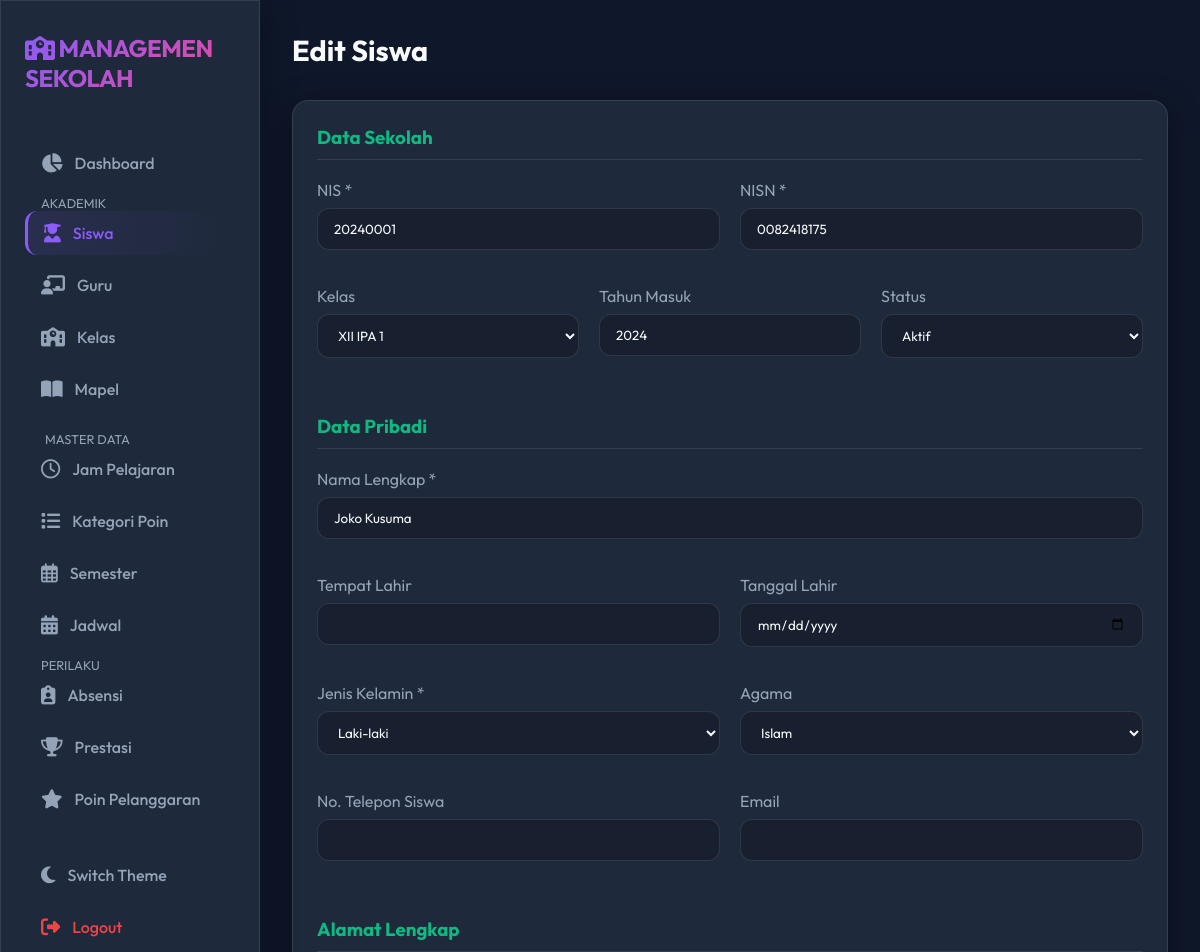
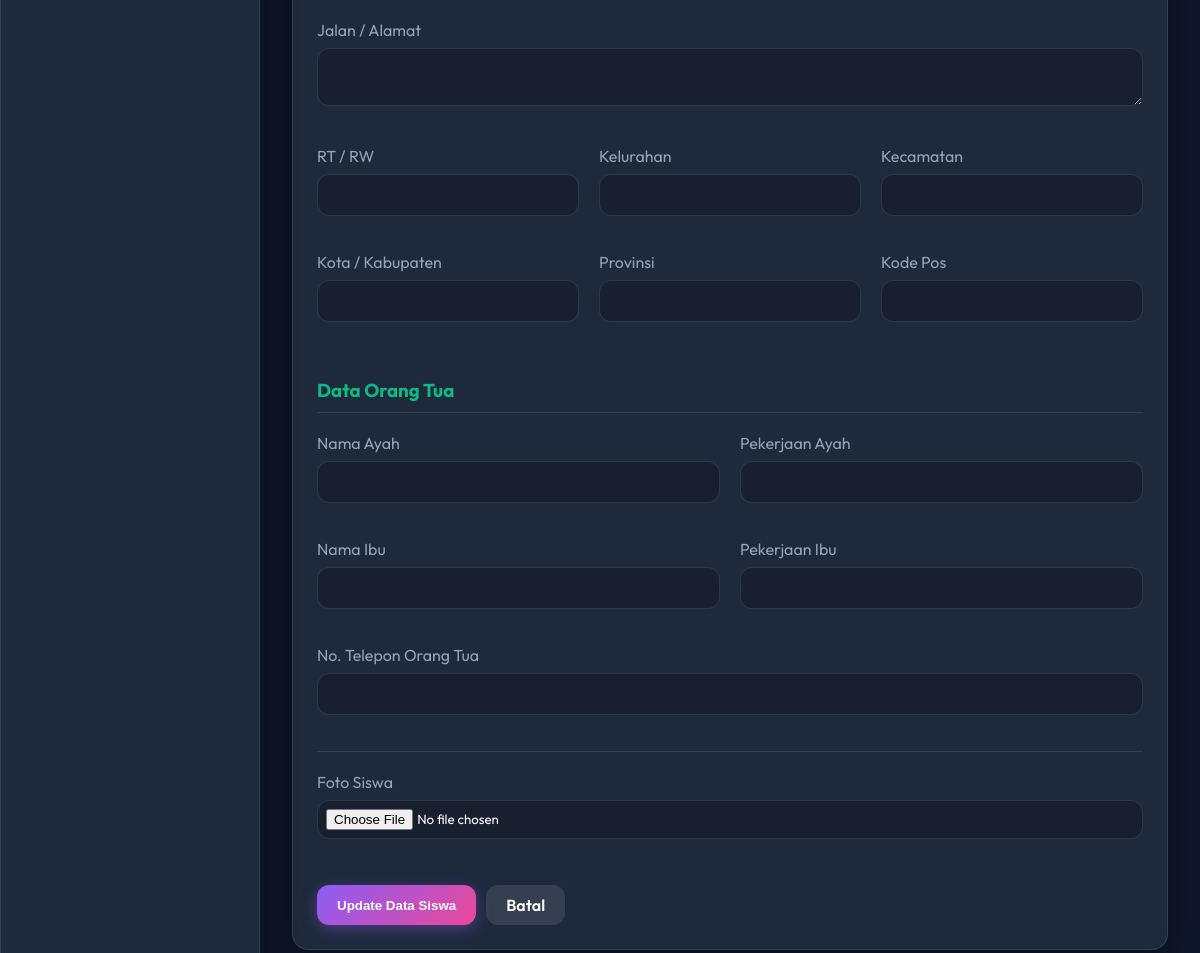
Screenshot of /students/edit.php?id=1 with the database file from the repository (2 pictures, top to bottom).
### tables this page shows
CREATE TABLE `students` (
  `id` int(11) NOT NULL AUTO_INCREMENT,
  `nis` varchar(20) NOT NULL,
  `nisn` varchar(20) NOT NULL,
  `nama_lengkap` varchar(100) NOT NULL,
  `jenis_kelamin` enum('L','P') DEFAULT 'L',
  `tempat_lahir` varchar(50) DEFAULT NULL,
  `tanggal_lahir` date DEFAULT NULL,
  `agama` varchar(20) DEFAULT NULL,
  `no_telepon` varchar(20) DEFAULT NULL,
  `email` varchar(100) DEFAULT NULL,
  `alamat` text,
  `rt_rw` varchar(10) DEFAULT NULL,
  `kelurahan` varchar(50) DEFAULT NULL,
  `kecamatan` varchar(50) DEFAULT NULL,
  `kota` varchar(50) DEFAULT NULL,
  `provinsi` varchar(50) DEFAULT NULL,
  `kode_pos` varchar(10) DEFAULT NULL,
  `nama_ayah` varchar(100) DEFAULT NULL,
  `pekerjaan_ayah` varchar(50) DEFAULT NULL,
  `nama_ibu` varchar(100) DEFAULT NULL,
  `pekerjaan_ibu` varchar(50) DEFAULT NULL,
  `kelas_id` int(11) DEFAULT NULL,
  `foto` varchar(255) DEFAULT NULL,
  `status` enum('aktif','alumni','pindah','keluar','dropout') DEFAULT 'aktif',
  `tahun_masuk` year(4) DEFAULT NULL,
  `tahun_keluar` year(4) DEFAULT NULL,
  `total_poin_prestasi` int(11) DEFAULT '0',
  `total_poin_pelanggaran` int(11) DEFAULT '0',
  `no_telepon_ortu` varchar(15) DEFAULT NULL,
  `address` text,
  `created_at` timestamp NOT NULL DEFAULT CURRENT_TIMESTAMP,
  `updated_at` timestamp NOT NULL DEFAULT CURRENT_TIMESTAMP ON UPDATE CURRENT_TIMESTAMP,
  PRIMARY KEY (`id`),
  UNIQUE KEY `nis` (`nis`),
  UNIQUE KEY `nisn` (`nisn`),
  KEY `class_id` (`kelas_id`),
  KEY `idx_siswa_kelas` (`kelas_id`),
  KEY `idx_siswa_status` (`status`),
  CONSTRAINT `fk_students_kelas_id` FOREIGN KEY (`kelas_id`) REFERENCES `classes` (`id`) ON DELETE SET NULL ON UPDATE CASCADE
);

CREATE TABLE `classes` (
  `id` int(11) NOT NULL AUTO_INCREMENT,
  `kode_kelas` varchar(10) NOT NULL,
  `nama_kelas` varchar(50) NOT NULL,
  `tingkat` enum('X','XI','XII') DEFAULT NULL,
  `jurusan` varchar(50) DEFAULT NULL,
  `wali_kelas_id` int(11) DEFAULT NULL,
  `kapasitas` int(11) NOT NULL DEFAULT '30',
  `ruangan` varchar(20) DEFAULT NULL,
  `tahun_ajaran` varchar(9) DEFAULT NULL,
  `semester` enum('ganjil','genap') DEFAULT 'ganjil',
  `status` enum('aktif','nonaktif') DEFAULT 'aktif',
  PRIMARY KEY (`id`),
  UNIQUE KEY `kode_kelas` (`kode_kelas`),
  KEY `homeroom_teacher_id` (`wali_kelas_id`),
  CONSTRAINT `fk_classes_wali_kelas_id` FOREIGN KEY (`wali_kelas_id`) REFERENCES `users` (`id`) ON DELETE SET NULL ON UPDATE CASCADE
);

### students/edit.php (the view, shortened to what this page needs)
<?php
include '../config/database.php';
include '../includes/header.php';
include '../includes/sidebar.php';
$id = $_GET['id'];
$student = $conn->query("SELECT * FROM students WHERE id = $id")->fetch_assoc();
$classes = $conn->query("SELECT * FROM classes ORDER BY nama_kelas ASC");
?>
<div class="main-content">
    <div class="top-bar">
        <h1 class="page-title">Edit Siswa</h1>
    </div>
    <div class="card glass">
        <form action="process_edit.php" method="POST" enctype="multipart/form-data">
            <h3
                style="margin-bottom: 20px; border-bottom: 1px solid var(--glass-border); padding-bottom: 10px; color: var(--accent);">
                Data Sekolah</h3>
            <div style="display: grid; grid-template-columns: 1fr 1fr; gap: 20px;">
                <div style="margin-bottom: 20px;">
                    <label style="color: var(--text-muted); display: block; margin-bottom: 8px;">NIS *</label>
                    <input type="text" name="nis" value="<?= $student['nis'] ?>" required>
                </div>
                <div style="margin-bottom: 20px;">
                    <label style="color: var(--text-muted); display: block; margin-bottom: 8px;">NISN *</label>
                    <input type="text" name="nisn" value="<?= $student['nisn'] ?>" required>
                </div>
            </div>
            <div style="display: grid; grid-template-columns: 1fr 1fr 1fr; gap: 20px;">
                <div style="margin-bottom: 20px;">
                    <label style="color: var(--text-muted); display: block; margin-bottom: 8px;">Kelas</label>
                    <select name="kelas_id">
                        <?php while ($c = $classes->fetch_assoc()): ?>
                            <option value="<?= $c['id'] ?>" <?= $student['kelas_id'] == $c['id'] ? 'selected' : '' ?>>
                                <?= $c['nama_kelas'] ?>
                            </option>
                        <?php endwhile; ?>
                    </select>
                </div>
                <div style="margin-bottom: 20px;">
                    <label style="color: var(--text-muted); display: block; margin-bottom: 8px;">Tahun Masuk</label>
                    <input type="number" name="tahun_masuk" value="<?= $student['tahun_masuk'] ?>">
                </div>
                <div style="margin-bottom: 20px;">
                    <label style="color: var(--text-muted); display: block; margin-bottom: 8px;">Status</label>
                    <select name="status">
                        <option value="aktif" <?= $student['status'] == 'aktif' ? 'selected' : '' ?>>Aktif</option>
                    </select>
                </div>
            </div>
            <h3
                style="margin-top: 20px; margin-bottom: 20px; border-bottom: 1px solid var(--glass-border); padding-bottom: 10px; color: var(--accent);">
                Data Pribadi</h3>
            <div style="margin-bottom: 20px;">
                <label style="color: var(--text-muted); display: block; margin-bottom: 8px;">Nama Lengkap *</label>
                <input type="text" name="nama_lengkap" value="<?= $student['nama_lengkap'] ?>" required>
            </div>
            <div style="display: grid; grid-template-columns: 1fr 1fr; gap: 20px;">
                <div style="margin-bottom: 20px;">
                    <label style="color: var(--text-muted); display: block; margin-bottom: 8px;">Tempat Lahir</label>
                    <input type="text" name="tempat_lahir" value="<?= $student['tempat_lahir'] ?>">
                </div>
                <div style="margin-bottom: 20px;">
                    <label style="color: var(--text-muted); display: block; margin-bottom: 8px;">Tanggal Lahir</label>
                    <input type="date" name="tanggal_lahir" value="<?= $student['tanggal_lahir'] ?>">
                </div>
            </div>
            <div style="display: grid; grid-template-columns: 1fr 1fr; gap: 20px;">
                <div style="margin-bottom: 20px;">
                    <label style="color: var(--text-muted); display: block; margin-bottom: 8px;">Jenis Kelamin *</label>
                    <select name="jenis_kelamin" required>
                        <option value="L" <?= $student['jenis_kelamin'] == 'L' ? 'selected' : '' ?>>Laki-laki</option>
                    </select>
                </div>
                <div style="margin-bottom: 20px;">
                    <label style="color: var(--text-muted); display: block; margin-bottom: 8px;">Agama</label>
                    <select name="agama">
                        <?php
                        $agamas = ['Islam', 'Kristen', 'Katolik', 'Hindu', 'Buddha', 'Konghucu'];
                        foreach ($agamas as $ag):
                            ?>
                            <option value="<?= $ag ?>" <?= $student['agama'] == $ag ? 'selected' : '' ?>><?= $ag ?></option>
                        <?php endforeach; ?>
                    </select>
                </div>
            </div>
            <div style="display: grid; grid-template-columns: 1fr 1fr; gap: 20px;">
                <div style="margin-bottom: 20px;">
                    <label style="color: var(--text-muted); display: block; margin-bottom: 8px;">No. Telepon
                        Siswa</label>
                    <input type="text" name="no_telepon" value="<?= $student['no_telepon'] ?>">
                </div>
                <div style="margin-bottom: 20px;">
                    <label style="color: var(--text-muted); display: block; margin-bottom: 8px;">Email</label>
                    <input type="email" name="email" value="<?= $student['email'] ?>">
                </div>
            </div>
            <h3
                style="margin-top: 20px; margin-bottom: 20px; border-bottom: 1px solid var(--glass-border); padding-bottom: 10px; color: var(--accent);">
                Alamat Lengkap</h3>
            <div style="margin-bottom: 20px;">
                <label style="color: var(--text-muted); display: block; margin-bottom: 8px;">Jalan / Alamat</label>
                <textarea name="alamat" rows="2"><?= $student['alamat'] ?></textarea>
            </div>
            <div style="display: grid; grid-template-columns: 1fr 1fr 1fr; gap: 20px;">
                <div style="margin-bottom: 20px;">
                    <label style="color: var(--text-muted); display: block; margin-bottom: 8px;">RT / RW</label>
                    <input type="text" name="rt_rw" value="<?= $student['rt_rw'] ?>">
                </div>
                <div style="margin-bottom: 20px;">
                    <label style="color: var(--text-muted); display: block; margin-bottom: 8px;">Kelurahan</label>
                    <input type="text" name="kelurahan" value="<?= $student['kelurahan'] ?>">
                </div>
                <div style="margin-bottom: 20px;">
                    <label style="color: var(--text-muted); display: block; margin-bottom: 8px;">Kecamatan</label>
                    <input type="text" name="kecamatan" value="<?= $student['kecamatan'] ?>">
                </div>
            </div>
            <div style="display: grid; grid-template-columns: 1fr 1fr 1fr; gap: 20px;">
                <div style="margin-bottom: 20px;">
                    <label style="color: var(--text-muted); display: block; margin-bottom: 8px;">Kota /
                        Kabupaten</label>
                    <input type="text" name="kota" value="<?= $student['kota'] ?>">
                </div>
                <div style="margin-bottom: 20px;">
                    <label style="color: var(--text-muted); display: block; margin-bottom: 8px;">Provinsi</label>
                    <input type="text" name="provinsi" value="<?= $student['provinsi'] ?>">
                </div>
                <div style="margin-bottom: 20px;">
                    <label style="color: var(--text-muted); display: block; margin-bottom: 8px;">Kode Pos</label>
                    <input type="text" name="kode_pos" value="<?= $student['kode_pos'] ?>">
                </div>
            </div>
            <h3
                style="margin-top: 20px; margin-bottom: 20px; border-bottom: 1px solid var(--glass-border); padding-bottom: 10px; color: var(--accent);">
                Data Orang Tua</h3>
            <div style="display: grid; grid-template-columns: 1fr 1fr; gap: 20px;">
                <div style="margin-bottom: 20px;">
                    <label style="color: var(--text-muted); display: block; margin-bottom: 8px;">Nama Ayah</label>
                    <input type="text" name="nama_ayah" value="<?= $student['nama_ayah'] ?>">
                </div>
                <div style="margin-bottom: 20px;">
                    <label style="color: var(--text-muted); display: block; margin-bottom: 8px;">Pekerjaan Ayah</label>
                    <input type="text" name="pekerjaan_ayah" value="<?= $student['pekerjaan_ayah'] ?>">
                </div>
            </div>
            <div style="display: grid; grid-template-columns: 1fr 1fr; gap: 20px;">
                <div style="margin-bottom: 20px;">
                    <label style="color: var(--text-muted); display: block; margin-bottom: 8px;">Nama Ibu</label>
                    <input type="text" name="nama_ibu" value="<?= $student['nama_ibu'] ?>">
                </div>
                <div style="margin-bottom: 20px;">
                    <label style="color: var(--text-muted); display: block; margin-bottom: 8px;">Pekerjaan Ibu</label>
                    <input type="text" name="pekerjaan_ibu" value="<?= $student['pekerjaan_ibu'] ?>">
                </div>
            </div>
            <div style="margin-bottom: 20px;">
                <label style="color: var(--text-muted); display: block; margin-bottom: 8px;">No. Telepon Orang
                    Tua</label>
                <input type="text" name="no_telepon_ortu" value="<?= $student['no_telepon_ortu'] ?>">
            </div>
            <div
                style="margin-top: 20px; margin-bottom: 20px; border-top: 1px solid var(--glass-border); padding-top: 20px;">
                <label style="color: var(--text-muted); display: block; margin-bottom: 8px;">Foto Siswa</label>
                <input type="file" name="foto" accept="image/*" style="padding: 8px;">
            </div>
            <div style="margin-top: 30px; display: flex; gap: 10px;">
                <button type="submit" class="btn btn-primary">Update Data Siswa</button>
                <a href="idx.php" class="btn" style="background: rgba(255,255,255,0.1);">Batal</a>
            </div>
        </form>
    </div>
</div>
<?php include '../includes/footer.php'; ?>

### assets/css/style.css (style rules this page uses)
:root { --bg-dark: #0f172a; --bg-card: #1e293b; --primary: #8b5cf6; --secondary: #ec4899; --accent: #10b981; --text-main: #f8fafc; --text-muted: #94a3b8; --glass-bg: rgba(30, 41, 59, 0.7); --glass-border: rgba(255, 255, 255, 0.1); --radius: 16px; --input-bg: rgba(0, 0, 0, 0.2); --input-border: var(--glass-border); }
* { margin: 0; padding: 0; box-sizing: border-box; }
body { font-family: 'Outfit', sans-serif; background-color: var(--bg-dark); color: var(--text-main); overflow-x: hidden; min-height: 100vh; }
.glass { background: var(--glass-bg); backdrop-filter: blur(12px); -webkit-backdrop-filter: blur(12px); border: 1px solid var(--glass-border); box-shadow: 0 8px 32px 0 rgba(0, 0, 0, 0.37); }
a { text-decoration: none; color: inherit; transition: 0.3s; }
.main-content { flex: 1; margin-left: 260px; padding: 2rem; }
.top-bar { display: flex; justify-content: space-between; align-items: center; margin-bottom: 2rem; }
.page-title { font-size: 1.8rem; font-weight: 700; }
.card { background: var(--bg-card); border-radius: var(--radius); padding: 1.5rem; border: 1px solid var(--glass-border); margin-bottom: 1.5rem; }
.btn { padding: 10px 20px; border-radius: 12px; border: none; cursor: pointer; font-weight: 600; display: inline-flex; align-items: center; gap: 8px; transition: transform 0.2s; }
.btn-primary { background: linear-gradient(135deg, var(--primary), var(--secondary)); color: white; box-shadow: 0 4px 15px rgba(139, 92, 246, 0.4); }
input, select, textarea { width: 100%; padding: 12px 16px; background: var(--input-bg); border: 1px solid var(--input-border); border-radius: 12px; color: var(--text-main); margin-bottom: 1rem; font-family: inherit; transition: 0.3s; }

### rows the page displays
students: nis "20240001", nisn "0082418175", kelas_id "XII IPA 1", tahun_masuk "2024", status "Aktif", nama_lengkap "Joko Kusuma", jenis_kelamin "Laki-laki"

### other values shown
form field agama "Islam"
